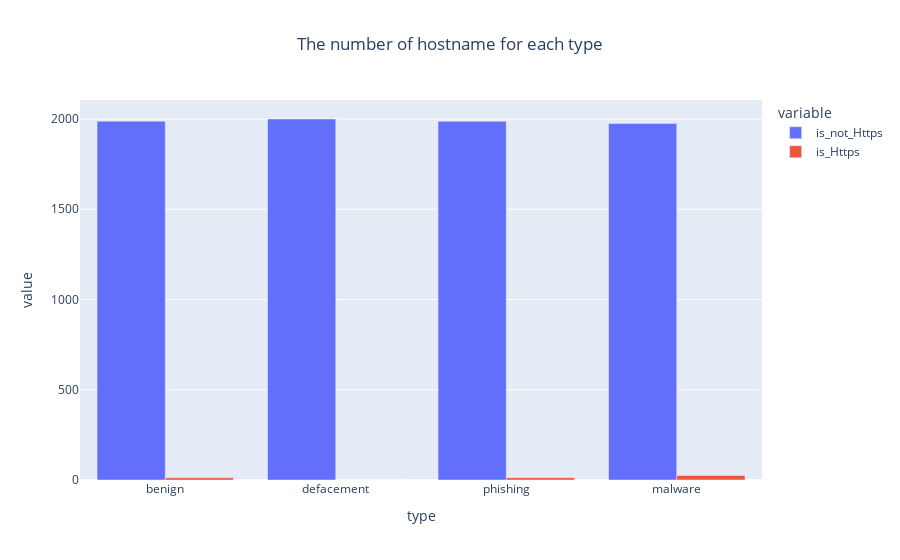

Notebook code cell kept with this figure:
### Code cell
px.bar(data_frame=https,x=https.type,y=['is_not_Https','is_Https'],barmode='group',title='The number of hostname for each type').update_layout(title_x=0.5)

### Figure 1 — Plotly figure (JSON) as saved in the notebook; plotly's stock layout.template omitted (floating-point values rounded to 4 significant figures)
{"data": [{"alignmentgroup": "True", "hovertemplate": "variable=is_not_Https<br>type=%{x}<br>value=%{y}<extra></extra>", "legendgroup": "is_not_Https", "marker": {"color": "#636efa", "pattern": {"shape": ""}}, "name": "is_not_Https", "offsetgroup": "is_not_Https", "orientation": "v", "showlegend": true, "textposition": "auto", "type": "bar", "x": ["benign", "defacement", "phishing", "malware"], "xaxis": "x", "y": [1988, 2000, 1987, 1975], "yaxis": "y"}, {"alignmentgroup": "True", "hovertemplate": "variable=is_Https<br>type=%{x}<br>value=%{y}<extra></extra>", "legendgroup": "is_Https", "marker": {"color": "#EF553B", "pattern": {"shape": ""}}, "name": "is_Https", "offsetgroup": "is_Https", "orientation": "v", "showlegend": true, "textposition": "auto", "type": "bar", "x": ["benign", "defacement", "phishing", "malware"], "xaxis": "x", "y": [12, 0, 13, 25], "yaxis": "y"}], "layout": {"barmode": "group", "legend": {"title": {"text": "variable"}, "tracegroupgap": 0}, "title": {"text": "The number of hostname for each type", "x": 0.5}, "xaxis": {"anchor": "y", "domain": [0, 1], "title": {"text": "type"}}, "yaxis": {"anchor": "x", "domain": [0, 1], "title": {"text": "value"}}}}
